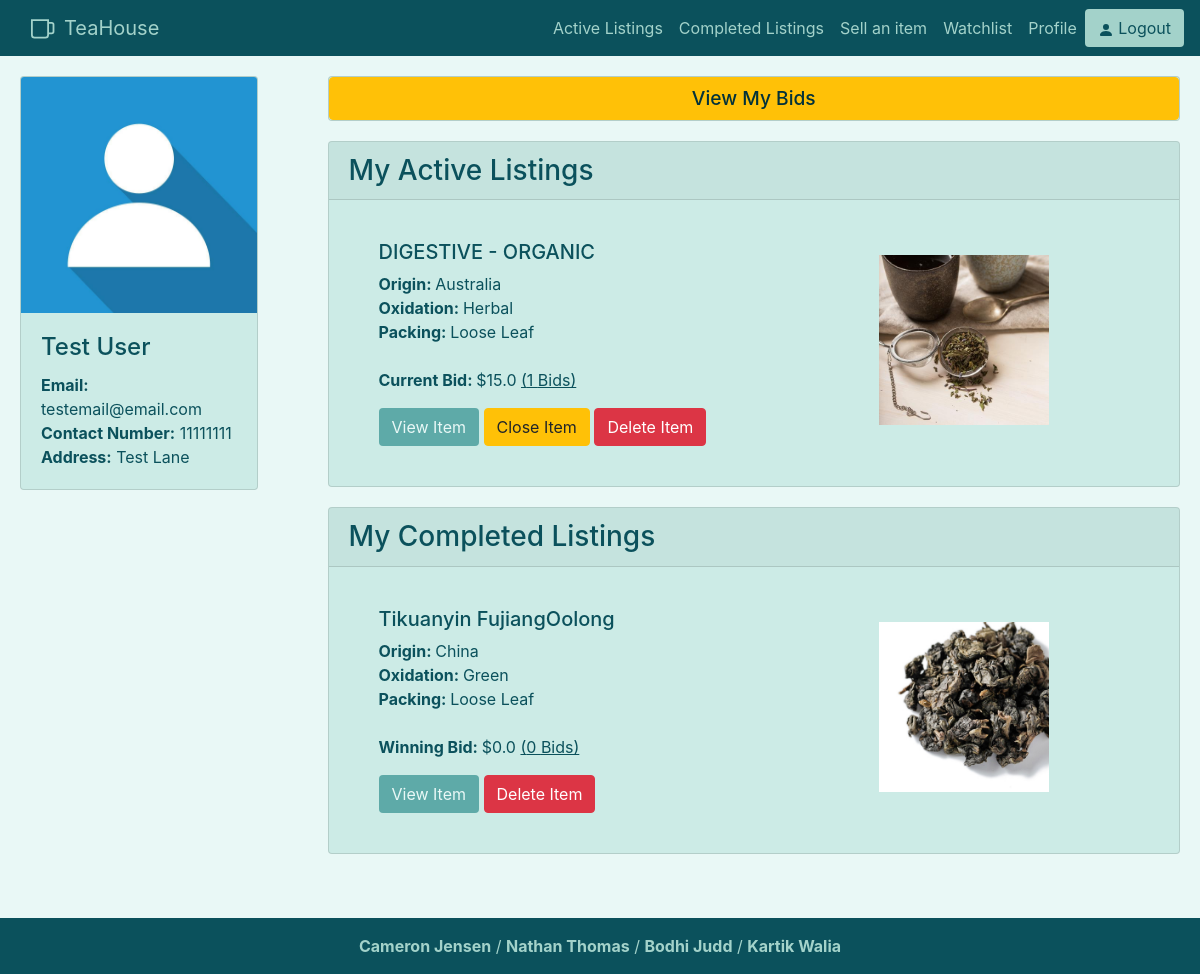
Screenshot of /profile (signed in) with the database file from the repository.
### auction/models.py (models this page shows)
class User(db.Model, UserMixin):
    __tablename__ = 'users'
    __table_args__ = {'extend_existing': True}
    id = db.Column(db.Integer, primary_key = True)
    username = db.Column(db.String(100), index=True, unique= True, nullable=False)
    email = db.Column(db.String(100), index = True, nullable = False)
    password_hash = db.Column(db.String(255),nullable=False)
    contact_number = db.Column(db.String(20), unique = True)
    address = db.Column(db.String(200), nullable=False)

class auctionListing(db.Model):
    __tablename__ = 'auctionListing'
    __table_args__ = {'extend_existing': True}
    id = db.Column(db.Integer, primary_key=True)
    user_id = db.Column(db.Integer, db.ForeignKey('users.id'), nullable=False)
    start_time = db.Column(db.DateTime, default=datetime.now(), nullable=False)
    end_time = db.Column(db.DateTime, nullable=False)
    starting_bid = db.Column(db.Float, nullable=False) #make 0 minimum
    current_bid = db.Column(db.Float, nullable=False) #same as above
    photos_url = db.Column(db.String())
    description = db.Column(db.String(255))
    weight = db.Column(db.Float, nullable=False)
    title = db.Column(db.String(100), nullable=False)
    tea_name = db.Column(db.String(60), nullable=False)
    origin_country = db.Column(db.String(60), nullable=False)
    oxidation = db.Column(db.String(60), nullable=False)
    packing = db.Column(db.String(60), nullable=False)
    bid_status = db.Column(db.Integer, nullable=False)
    total_bids = db.Column(db.Integer, nullable=False)

### auction/views.py (the view)
@bp.route('/profile')
@login_required
def profile():
    activeUserListings = auctionListing.query.filter_by(user_id = current_user.id, bid_status=1)
    completedUserListings = auctionListing.query.filter_by(user_id = current_user.id, bid_status=0)
    return render_template('profile.html', myActiveListings=activeUserListings, myCompletedListings = completedUserListings)

### auction/templates/profile.html
{% extends 'base.html' %}
{% block content %}
<div class="row">
    <div class="col-lg-3" style="padding-bottom: 40px;">
        <div class="card" style="margin:20px;">
            <img class="card-img-top" src="/static/image/profile.jpg">
            <div class="card-body">
                <h4 class="card-title">{{current_user.username}}</h5>
                <b>Email:</b> {{current_user.email}}<br>
                <b>Contact Number:</b> {{current_user.contact_number}}<br>
                <b>Address:</b> {{current_user.address}}
            </div>
        </div>
    </div>
    <div class="col-lg" style="padding-bottom: 40px;">
        <div class="card" style="margin:20px">
            <a class="btn btn-warning" style="color: #03323a; font-size: larger; font-weight: 500;" href="/bids">View My Bids</a>
        </div>
        <div class="card" style="margin:20px">
            <h3 class="card-header">My Active Listings</h3>
            <div class="card-body">
            {% for listing in myActiveListings %}
            <div class="card-block listed-item">
                <div class="row">
                    <div class="col">
                        <h5>{{listing.title}}</h5>
                        <p><strong>Origin: </strong>{{listing.origin_country}}<br>
                            <strong>Oxidation: </strong>{{listing.oxidation}}<br>
                            <strong>Packing: </strong>{{listing.packing}}<br><br>
                            <strong>Current Bid: </strong>${{listing.current_bid}} <u>({{listing.total_bids}} Bids)</u>
                        </p>
                        <a href="/tea/{{listing.id}}" class="btn btn-default item-btn">View Item</a>
                        <a href="/tea/{{listing.id}}/close" class="btn btn-warning">Close Item</a>
                        <a href="/tea/{{listing.id}}/delete" class="btn btn-danger">Delete Item</a>
                    </div>
                    <div class="col">
                        <img class="product-img" src="{{listing.photos_url}}">
                    </div>
                </div>
            </div>
            {% endfor %}
            </div>
        </div>
        <div class="card" style="margin:20px">
            <h3 class="card-header">My Completed Listings</h3>
            <div class="card-body">
            {% for listing in myCompletedListings %}
            <div class="card-block listed-item">
                <div class="row">
                    <div class="col">
                        <h5>{{listing.title}}</h5>
                        <p><strong>Origin: </strong>{{listing.origin_country}}<br>
                            <strong>Oxidation: </strong>{{listing.oxidation}}<br>
                            <strong>Packing: </strong>{{listing.packing}}<br><br>
                            <strong>Winning Bid: </strong>${{listing.current_bid}} <u>({{listing.total_bids}} Bids)</u>
                        </p>
                        <a href="/tea/{{listing.id}}" class="btn btn-default item-btn">View Item</a>
                        <a href="/tea/{{listing.id}}/delete" class="btn btn-danger">Delete Item</a>
                    </div>
                    <div class="col">
                        <img class="product-img" src="{{listing.photos_url}}">
                    </div>
                </div>
            </div>
            {% endfor %}
            </div>
        </div>
    </div>
</div>
{% endblock %}

### auction/static/css/style.css (style rules this page uses)
:root { --main: #5eaaa8; --light: #a3d2ca; --cardcol: #ccebe6; --dark: #0b515c; --darker: #03323a; --beige: #e8ded2; --lighter: #e9f8f6; }
body { background-color: var(--lighter); }
.btn-default { background-color: var(--light); color: var(--dark); }
.item-btn { background-color: var(--main) !important; color: var(--lighter) !important; }
.card { background-color: var(--cardcol); color: var(--dark); }
.product-img { max-height:200px; max-width:100%; min-height: 91px; height:auto; width:auto; display: block; margin: auto; object-fit: cover; padding: 15px;; }
.listed-item { padding: 20px 10px 20px 30px; min-height: 240px; }
p,h3 { color: var(--dark) }

### rows the page displays
User: username "Test User", email "testemail@email.com", contact_number "11111111", address "Test Lane"
auctionListing: title "DIGESTIVE - ORGANIC", origin_country "Australia", oxidation "Herbal", packing "Loose Leaf", current_bid "15.0", total_bids "1", photos_url (picture)
auctionListing: title "Tikuanyin FujiangOolong", origin_country "China", oxidation "Green", packing "Loose Leaf", current_bid "0.0", total_bids "0", photos_url (picture)
